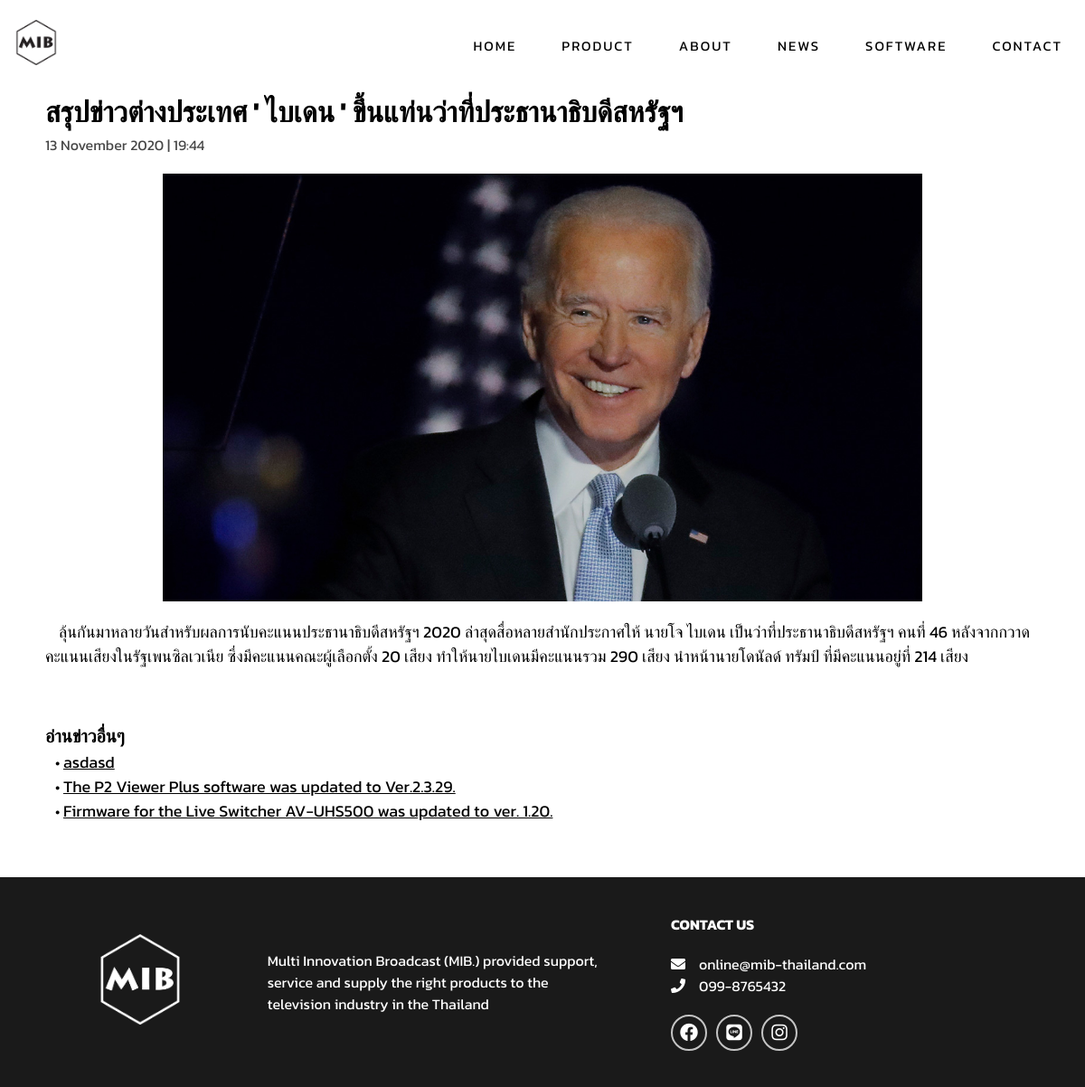
/news.php?news_id=1, run on an earlier commit of the app's database.
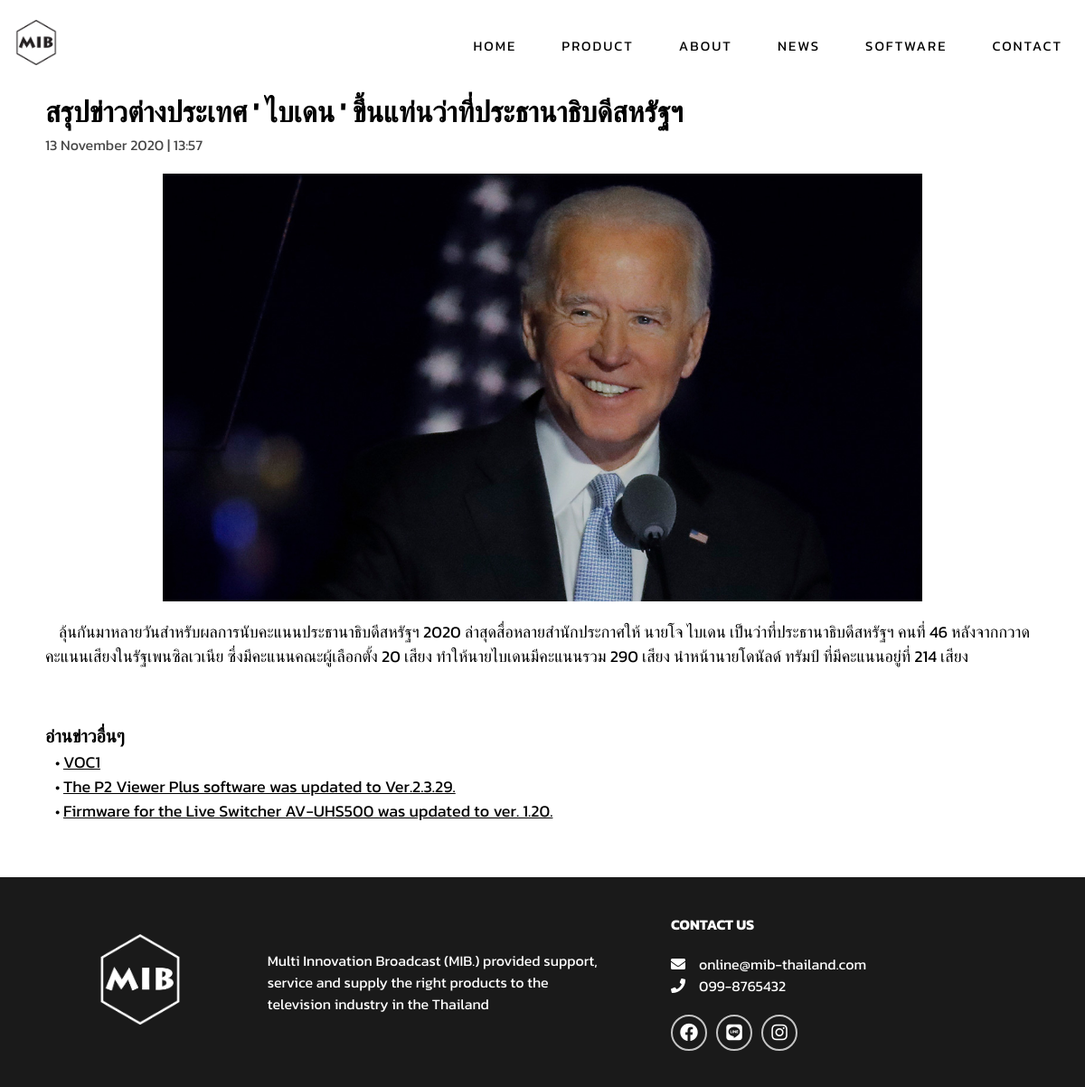
And on a later commit of the database.
### tables this page shows
CREATE TABLE `tb_news` (
  `news_id` int(11) NOT NULL,
  `news_name` varchar(100) NOT NULL,
  `news_image` varchar(200) NOT NULL,
  `news_description_th` text NOT NULL,
  `news_description_en` text NOT NULL,
  `news_detail_th` text NOT NULL,
  `news_detail_en` text NOT NULL,
  `list_no` int(11) NOT NULL,
  `addby` int(11) NOT NULL,
  `adddate` datetime NOT NULL,
  `lastupdate` datetime NOT NULL,
  `updateby` int(11) NOT NULL
);

### news.php (the view, shortened to what the changed rows need)
<?php
$news_id = $_GET['news_id'];
function changeDate($date)
{
    $get_date = explode("-", $date);
    $month = array("01" => "January", "02" => "February", "03" => "March", "04" => "April", "05" => "May", "06" => "June", "07" => "July", "08" => "August", "09" => "September", "10" => "October", "11" => "November", "12" => "December");
    $get_month = $get_date["1"];
    $year = $get_date["0"];
    return $get_date["2"] . " " . $month[$get_month] . " " . $year;
}
function dateTime($date_time)
{
    $get_date_time = explode(' ', $date_time);
    $date = changeDate($get_date_time['0']);
    $time = substr($get_date_time['1'], 0, -3);
    return $date . " | " . $time;
}
$path_images        = "assets/images/news/";
$sql    = "SELECT * FROM tb_news WHERE news_id = '" . $news_id . "'";
$result = mysqli_query($connection, $sql);
$row    = mysqli_fetch_assoc($result);
$news_image             = $row["news_image"];
$news_name              = $row["news_name"];
$news_detail_th         = $row["news_detail_th"];
$news_lastupdate        = dateTime($row["lastupdate"]);
?>
<!DOCTYPE html>
<html lang="en">
<head>
    <link rel="stylesheet" href="./assets/css/styles.css">
    <link rel="stylesheet" href="https://cdnjs.cloudflare.com/ajax/libs/font-awesome/5.15.1/css/all.min.css" />
    <link rel="stylesheet" href="https://unpkg.com/swiper/swiper-bundle.css">
    <link rel="stylesheet" href="https://unpkg.com/swiper/swiper-bundle.min.css">
</head>
<body>
    <div class="news-container">
        <div class="news-content">
            <h1 class="news-heading"><?php echo $news_name; ?></h1>
            <span class="news-date"><?php echo $news_lastupdate; ?></span>
            <img src="<?php echo $path_images . $news_image; ?>" alt="" class="news-img">
            <p class="news-text"><?php echo $news_detail_th; ?></p>
            <div class="news-more">
                <h3 class="news-more-heading">อ่านข่าวอื่นๆ</h3>
                <ul class="news-more-lists">
                    <?php
                    $sql_more = "SELECT * FROM tb_news ORDER BY lastupdate DESC LIMIT 3";
                    $result_more = mysqli_query($connection, $sql_more);
                    while ($row_more = mysqli_fetch_array($result_more)) {
                    ?>
                        <li><a href="news.php<?php echo "?news_id=" . $row_more["news_id"]; ?>"><?php echo $row_more["news_name"]; ?></a></li>
                    <?php
                    }
                    ?>
                </ul>
            </div>
        </div>
    </div>
</body>
</html>

What changed in the data, as far as the page shows it:
no longer on this page (row edited): tb_news: news_name "asdasd"
changed tb_news "สรุปข่าวต่างประเทศ ' ไบเดน ' ขึ้นแท่นว่าที่ประธานาธิบดีสหรัฐฯ": lastupdate "13 November 2020 | 19:44" → "13 November 2020 | 13:57"
added tb_news: news_name "VOC1"
